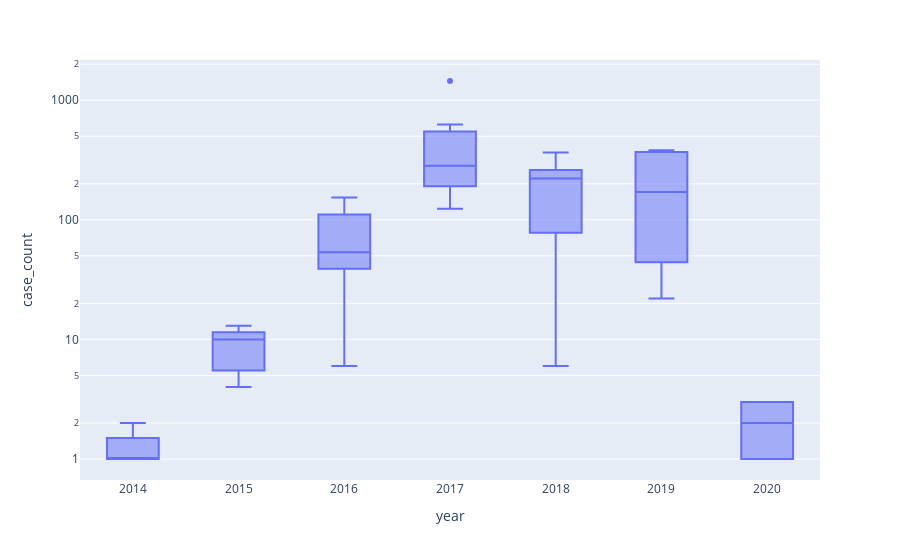

The cell this chart's notebook holds for it:
### Code cell
fig = px.box(
    time_nselected_1stcp, 
    x = "year", 
    y = "case_count", 
#     color = "defendant"
)
fig.update_yaxes(type="log")
fig.show()

### Figure 1 — Plotly figure (JSON) as saved in the notebook; plotly's stock layout.template omitted (floating-point values rounded to 4 significant figures)
{"data": [{"alignmentgroup": "True", "hovertemplate": "year=%{x}<br>case_count=%{y}<extra></extra>", "legendgroup": "", "marker": {"color": "#636efa"}, "name": "", "notched": false, "offsetgroup": "", "orientation": "v", "showlegend": false, "type": "box", "x": [2017, 2014, 2015, 2016, 2017, 2018, 2019, 2020, 2016, 2017, 2019, 2019, 2014, 2015, 2016, 2017, 2018, 2014, 2015, 2016, 2017, 2018, 2019, 2020, 2014, 2015, 2016, 2017, 2018, 2019, 2018, 2019, 2015, 2016, 2017, 2018, 2019], "x0": " ", "xaxis": "x", "y": [307, 1, 4, 154, 1449, 366, 382, 3, 6, 284, 370, 370, 1, 13, 111, 188, 6, 2, 11, 48, 201, 78, 33, 1, 1, 10, 59, 124, 200, 78, 261, 22, 6, 39, 627, 243, 171], "y0": " ", "yaxis": "y"}], "layout": {"boxmode": "group", "legend": {"tracegroupgap": 0}, "margin": {"t": 60}, "xaxis": {"anchor": "y", "domain": [0, 1], "title": {"text": "year"}}, "yaxis": {"anchor": "x", "domain": [0, 1], "title": {"text": "case_count"}, "type": "log"}}}
